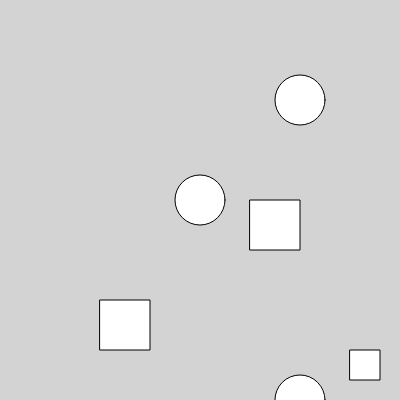
Frame 1 (no input)
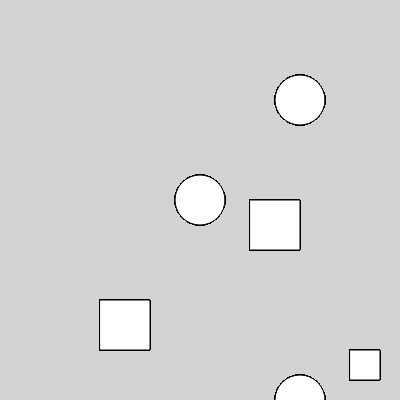
Frame 60 (no input)
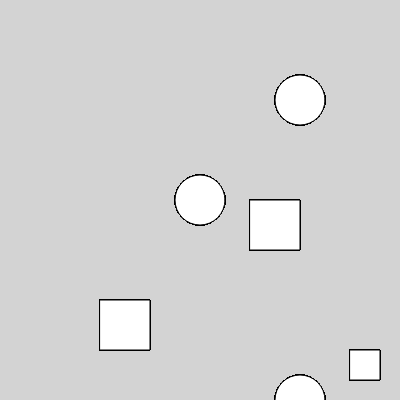
Frame 120 (the mouse pressed at the canvas centre since frame 60)

The p5.js sketch that drew these frames (run headless with seeded random() and noise() and a simulated clock; from frame 60 on, the mouse is pressed at the canvas centre):

// p5.js sketch
// ── sketch.js
function setup() {
  createCanvas(400, 400);
  background('lightgray');
}

  //It is important that the number of arguments match the number of parameters that a function is expecting.

function draw() {
  circle(200, 200, 50);
  createCircle(300); //We don't need to add the function term at the beginning because the function has already been created.
  // what does it mean by 300 being an argument? It means that the value of 300 is being passed into the function as a parameter. In this case, the parameter is xPos, which is used to determine the horizontal position of the circle that is being created. So when createCircle(300) is called, it will create a circle at the x-coordinate of 300 and a y-coordinate of 100 with a diameter of 50.
  //can I add any number of arguments to a function? Yes, you can add as many arguments as you need to a function. The number of arguments you can add depends on the programming language you are using and the specific requirements of your function. In JavaScript, for example, you can define a function with multiple parameters, and when you call that function, you can pass in the corresponding number of arguments.
  createCircle(0); //This will create a circle at the x-coordinate of 0 and a y-coordinate of 100 with a diameter of 50.
  createCircle(400); //This will create a circle at the x-coordinate of 400 and a y-coordinate of 100 with a diameter of 50.
  createCircle(300, 100); //The first number is the x-position argument, the second is the y-position argument. 
  createCircle(300, 400);

  square(100, 300, 50);
  square(250, 200, 50);
  square(350, 350, 30);

}

function createCircle(xPos) { //function that creates a produces a circle when called. 
  circle(xPos, 100, 50);
}

function createCircle(xPos, yPos){ //it represents the y-position of our circle.
circle(xPos,yPos, 50);
}

function createSquare(xPos, yPos, diameter){ 
  createSquare(xPos, yPos, diameter);
}
